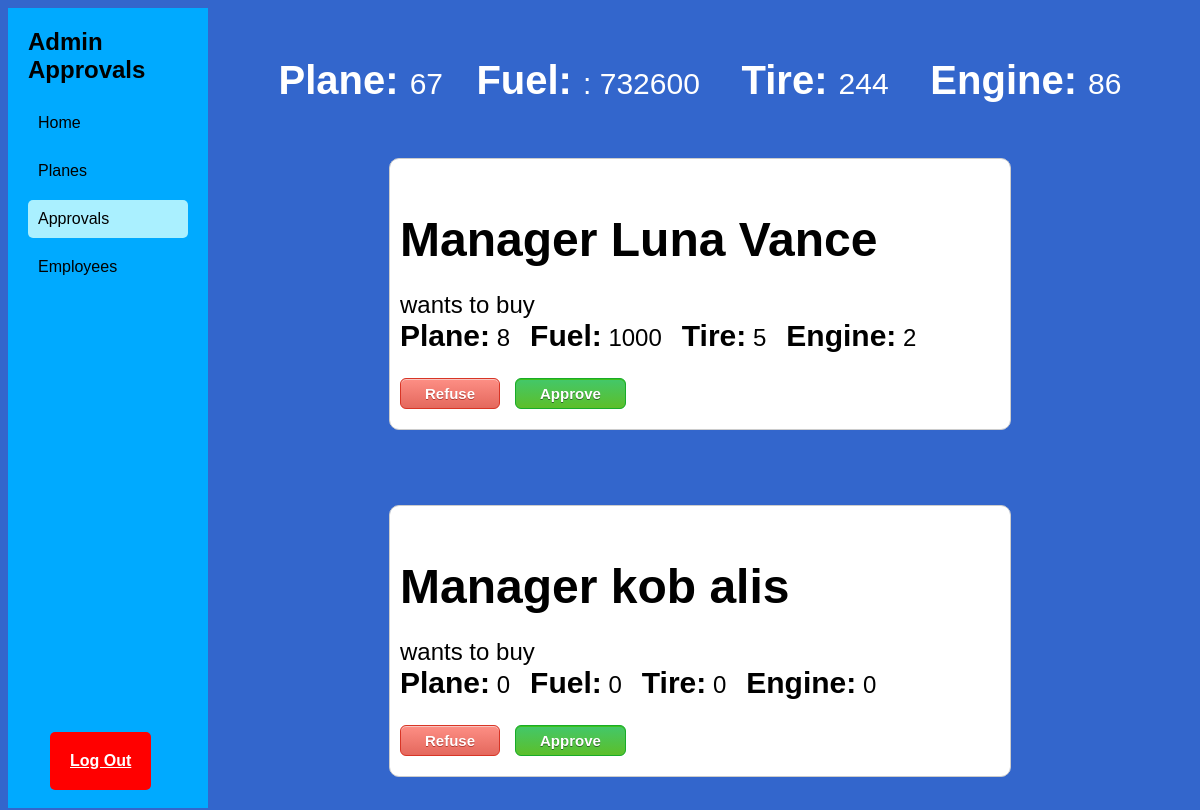
The page /admins/Approvals.php on the database its author committed.
### tables this page shows
CREATE TABLE `storehouse` (
  `plane` int(11) DEFAULT NULL,
  `fuel` int(11) DEFAULT NULL,
  `tire` int(11) DEFAULT NULL,
  `motor` int(11) DEFAULT NULL
);

CREATE TABLE `purchase` (
  `purchaseID` int(11) NOT NULL,
  `managerUserID` int(11) DEFAULT NULL,
  `plane` int(11) DEFAULT NULL,
  `fuel` int(11) DEFAULT NULL,
  `tire` int(11) DEFAULT NULL,
  `motor` int(11) DEFAULT NULL
);

CREATE TABLE `users` (
  `userID` int(11) NOT NULL,
  `password` varchar(255) NOT NULL,
  `firstname` varchar(255) NOT NULL,
  `lastname` varchar(255) NOT NULL,
  `role` enum('admin','manager','staff') NOT NULL,
  `status` enum('available','busy') DEFAULT 'available',
  `completion` int(11) DEFAULT 0
);

### database.php (called while the page is built, shortened)
<?php
$db_server = "localhost";
$db_user = "root";
$db_pass = "";
$db_name = "Silvee";
$conn = mysqli_connect($db_server, $db_user, $db_pass,  $db_name);
$storeHouse = mysqli_query($conn, "SELECT * FROM storehouse");
$purchase = mysqli_query($conn, "SELECT * FROM purchase");
?>

### admins/Approvals.php (the view, shortened to what this page needs)
<!DOCTYPE html>
<html lang="en">
<head>
    <link rel="stylesheet" href="../style.css">
</head>
<body>
    <div class="sidebar">
        <h1>Admin Approvals</h1>
        <a href="admin.php" >Home</a>
        <a href="searchPlanes.php">Planes</a>
        <a href="#" class="home">Approvals</a>
        <a href="employee.php">Employees</a>
    </div>
    <div class="main-content">
    <?php
include '../infoBar.php';
?>
        <div class="container">
            <?php
            include_once("../database.php");
            while ($row = mysqli_fetch_assoc($purchase)){
                    $name = mysqli_query($conn, "SELECT firstname, lastname FROM users WHERE userID = ". $row['managerUserID']);
                    if ($name) {
                        $rowName = mysqli_fetch_assoc($name);
                        $fullName = $rowName['firstname'] . ' ' . $rowName['lastname'];
                        echo '<div class="card">';
                        echo '<div>';
                        echo '<h1>Manager ' . $fullName . " " . '</h1>';
                        echo '<p> wants to buy <br><strong>Plane:</strong> ' . $row['plane'] . '&nbsp&nbsp <strong>Fuel:</strong> ' . $row['fuel'] . ' &nbsp&nbsp<strong>Tire:</strong> ' . $row['tire'] .' &nbsp&nbsp<strong>Engine:</strong> ' . $row['motor'] .'</strong></p>';
                        echo '<button class="refuseButton RejectOrderButton" value="'.$row['purchaseID'].'">Refuse</button>';
                        echo '<button class="approveButton approveOrderButton" value="'.$row['purchaseID'].'">Approve</button>';
                        echo '</div>';
                        echo '</div>';
                    }
                }
            ?>
        </div>
    </div>
    <a href="../index.php" class="logout">Log Out</a>
</body>
</html>

### infoBar.php
<div class="infoBar">
                <p>
                    <?php
                    include("../database.php");
                    if (mysqli_num_rows($storeHouse) > 0){
                        while ($row = $storeHouse->fetch_assoc()) {
                            echo "<strong>Plane: </strong> " . $row["plane"] .
                            "&nbsp &nbsp <strong>Fuel: </strong>: " . $row["fuel"] .
                            " &nbsp &nbsp <strong>Tire: </strong> " . $row["tire"] .
                            " &nbsp &nbsp <strong>Engine: </strong>  " . $row["motor"] . "<br>";
                        }
                    } else {
                    echo "<strong>Plane: </strong> 23 &nbsp &nbsp
                    <strong>Fuel: </strong> 500 gallons &nbsp &nbsp
                    <strong>Tire: </strong> 60 &nbsp &nbsp
                    <strong>Engine: </strong> 15";
                    }
                    ?>
                </p>
        </div>

### style.css (style rules this page uses)
.logout { background-color: red; color: white; font-weight: 700; position: fixed; bottom: 0; left: 0; padding: 20px; margin: 20px; margin-left: 50px; border-radius: 5px; }
body { font-family: Arial, sans-serif; background-color: #3366cc; }
.sidebar { width: 200px; background-color: #00aaff; height: 100vh; padding: 20px; box-sizing: border-box; position: fixed; }
.sidebar h1 { color: black; font-size: 24px; margin: 0 0 20px 0; }
.sidebar a { display: block; color: black; text-decoration: none; margin: 10px 0; padding: 10px; border-radius: 5px; }
.sidebar a.home { background-color: #aaf0ff; }
.main-content { margin: 0; margin-left: 200px; justify-content: center; align-items: start; }
.infoBar { display: flex; justify-content: center; margin: 0 auto; padding-top: 20px; }
.infoBar p { color: white; font-size: 30px; }
.infoBar strong { font-size: 40px; font-weight: 900; }
.container { display: grid; justify-content: center; align-items: center; gap: 25px; }
.card, .pieChart { width: 1200px; height: 200px; border: 1px solid #ccc; border-radius: 10px; margin: 25px; background-color: white; display: flex; justify-content: center; align-items: center; font-family: sans-serif; font-size: 1.5em; padding: 10px; }
.card div { flex-grow: 1; }
.card h1 { margin-bottom: 5px; }
.card strong { font-size: 30px; font-weight: 900; }
Button { border-radius:6px; display:inline-block; cursor:pointer; color:#ffffff; font-family:Arial; font-size:15px; font-weight:bold; padding:6px 24px; text-decoration:none; }
.refuseButton { box-shadow:inset 0px 1px 0px 0px #f7c5c0; background:linear-gradient(to bottom, #fc8d83 5%, #e4685d 100%); background-color:#fc8d83; border:1px solid #d83526; text-shadow:0px 1px 0px #b23e35; }
.approveButton { box-shadow:inset 0px 1px 0px 0px #3dc21b; background:linear-gradient(to bottom, #44c767 5%, #5cbf2a 100%); background-color:#44c767; border:1px solid #18ab29; text-shadow:0px 1px 0px #2f6627; margin-left: 15px; }

### admins/Approvals.php (style rules this page uses)
.card { width: 600px; height: 250px; }

### rows shown on the page
storehouse: plane "67", fuel "732600", tire "244", motor "86"
purchase: managerUserID.lastname "Luna Vance", plane "8", fuel "1000", tire "5", motor "2", $row['purchaseID'] 29 (drawn)
purchase: managerUserID.lastname "kob alis", plane "0", fuel "0", tire "0", motor "0", $row['purchaseID'] 30 (drawn)
